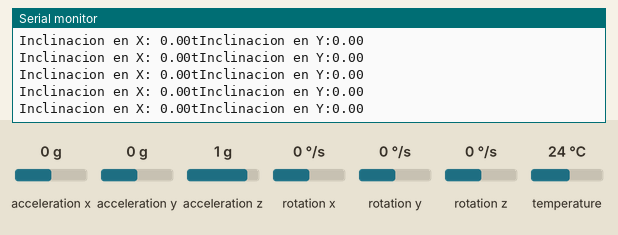
Bench run of a sketch on a simulated Arduino Uno, built with avr-gcc and run on an emulated ATmega328P. Parts: the last lines printed to the serial monitor. Inputs (shaded band) come from the test bench; at power-on: acceleration z 1 g, acceleration x 0 g, acceleration y 0 g, rotation x 0 °/s, rotation y 0 °/s, rotation z 0 °/s, temperature 24 °C.

Above: at 1.3 s.
1.4 s: acceleration z set to 0 g
At 2.2 s:
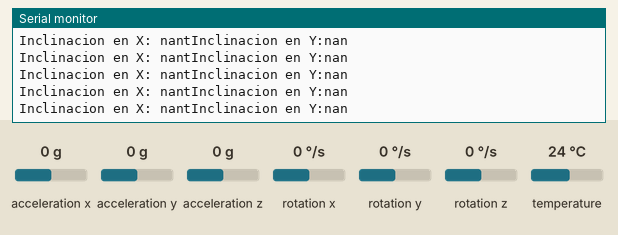
3.3 s: acceleration x set to -1.4 g
At 4.0 s:
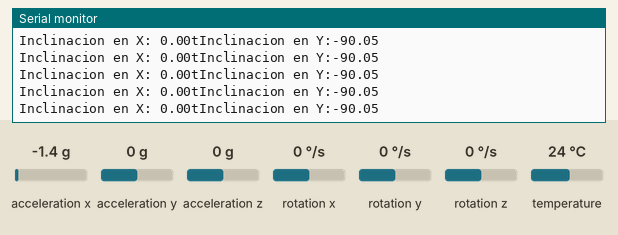
6.3 s: acceleration y set to -1.4 g
At 7.0 s:
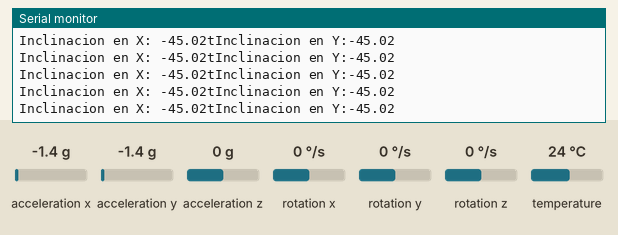
9.3 s: acceleration x set to 0 g
At 9.9 s:
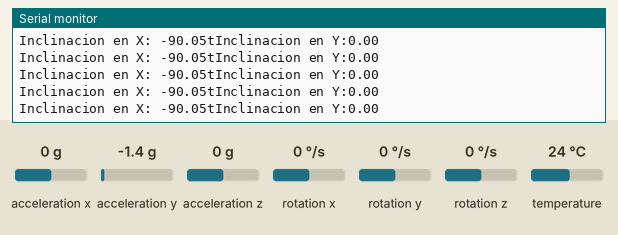
12.3 s: acceleration y set to 0.8 g
At 13.1 s:
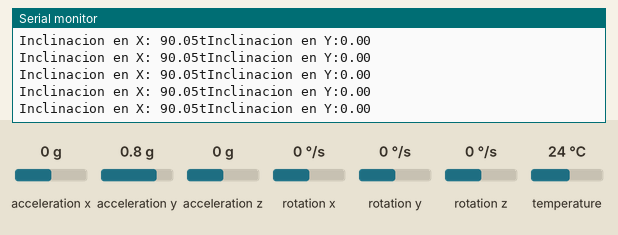
18.3 s: acceleration y set to -0.8 g
At 18.9 s:
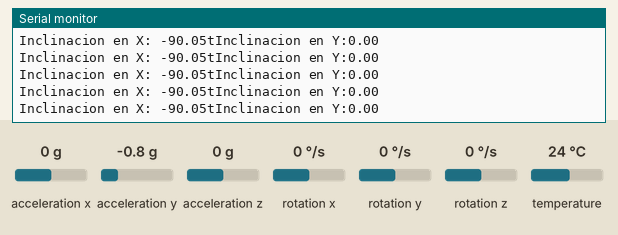
Timing chart, 0 to 21.3 s (numbered marks = the images above; inputs shaded):
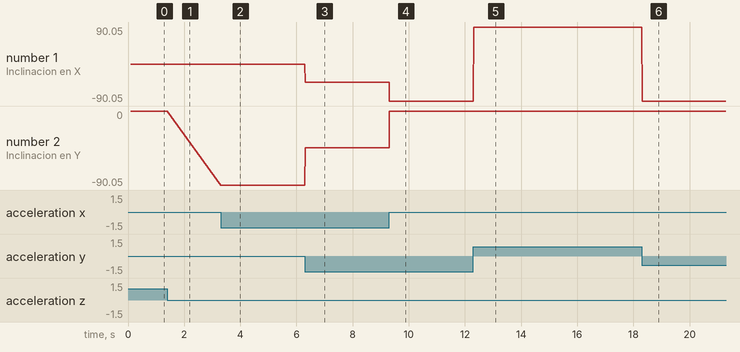

Measured:
- after the input at 1.4 s, the serial monitor: prints a new line at once (image 1)
- after the input at 3.3 s, the serial monitor: prints a new line at once (image 2)
- after the input at 6.3 s, the serial monitor: prints a new line at once (image 3)
- after the input at 9.3 s, the serial monitor: prints a new line at once (image 4)
- after the input at 12.3 s, the serial monitor: prints a new line at once (image 5)
- after the input at 18.3 s, the serial monitor: prints a new line at once (image 6)
- plotted number 1: 0 → -45.02 after the input at 6.3 s, -45.02 → -90.05 after the input at 9.3 s, -90.05 → 90.05 after the input at 12.3 s, 90.05 → -90.05 after the input at 18.3 s
- plotted number 2: 0 → -90.05 after the input at 3.3 s, -90.05 → -45.02 after the input at 6.3 s, -45.02 → 0 after the input at 9.3 s

The sketch:

Angulo_Acelerometro.ino
```cpp
//////////////////////////////////////////////////
////Angulo inclinacion con acelerometro///////////
//////////////////////////////////////////////////

#include<Wire.h>
#include<Adafruit_MPU6050.h>
#include<Adafruit_Sensor.h>
#include<math.h>

Adafruit_MPU6050 mpu;

void setup() {
  Serial.begin(115200);
  Wire.begin();
  while(!Serial);
  Serial.println("Iniciando MPU6050");
  if(!mpu.begin()){
    Serial.println("Verificar conexion");
    while(1)delay(10);
  }
  mpu.setAccelerometerRange(MPU6050_RANGE_2_G);
  mpu.setGyroRange(MPU6050_RANGE_250_DEG);
  delay(100);
}

void loop() {
  sensors_event_t a, g, temp;
  mpu.getEvent(&a, &g, &temp);
  float ax = a.acceleration.x;
  float ay = a.acceleration.y;
  float az = a.acceleration.z;
  //Calcular los angulos de inclinacion:
  float accel_ang_x=atan(ay/sqrt(pow(ax,2) + pow(az,2)))*(180.0/3.14);
  float accel_ang_y=atan(ax/sqrt(pow(ay,2) + pow(az,2)))*(180.0/3.14);
  //Mostrar los angulos separadas por un [tab]
  Serial.print("Inclinacion en X: ");
  Serial.print(accel_ang_x);
  Serial.print("tInclinacion en Y:");
  Serial.println(accel_ang_y);
  delay(10);
}
```
